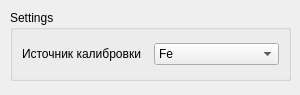
<?xml version="1.0" encoding="UTF-8"?>
<ui version="4.0">
 <class>CalibrationSettingsWidget</class>
 <widget class="QWidget" name="CalibrationSettingsWidget">
  <property name="geometry">
   <rect>
    <x>0</x>
    <y>0</y>
    <width>300</width>
    <height>95</height>
   </rect>
  </property>
  <property name="windowTitle">
   <string>Calibration settings</string>
  </property>
  <widget class="QGroupBox" name="groupBox">
   <property name="geometry">
    <rect>
     <x>10</x>
     <y>10</y>
     <width>281</width>
     <height>71</height>
    </rect>
   </property>
   <property name="title">
    <string>Settings</string>
   </property>
   <layout class="QGridLayout" name="gridLayout">
    <item row="0" column="0">
     <widget class="QLabel" name="source_label">
      <property name="text">
       <string>Источник калибровки</string>
      </property>
     </widget>
    </item>
    <item row="0" column="1">
     <widget class="QComboBox" name="source_comboBox">
      <item>
       <property name="text">
        <string>Fe</string>
       </property>
      </item>
      <item>
       <property name="text">
        <string>Mini-X2</string>
       </property>
      </item>
      <item>
       <property name="text">
        <string>GSA</string>
       </property>
      </item>
     </widget>
    </item>
   </layout>
  </widget>
 </widget>
 <resources/>
 <connections/>
</ui>
